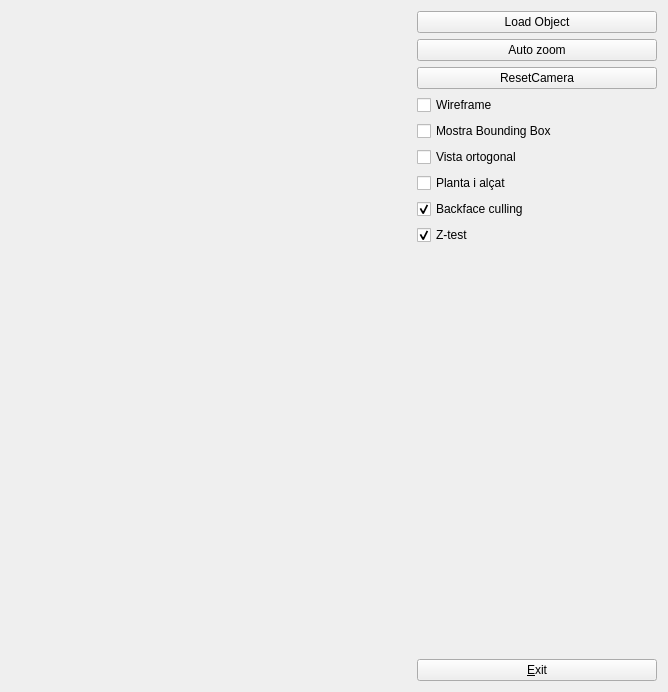
<?xml version="1.0" encoding="UTF-8"?>
<ui version="4.0">
 <class>Principal</class>
 <widget class="QWidget" name="Principal">
  <property name="geometry">
   <rect>
    <x>0</x>
    <y>0</y>
    <width>666</width>
    <height>692</height>
   </rect>
  </property>
  <property name="windowTitle">
   <string>Principal</string>
  </property>
  <layout class="QHBoxLayout" name="horizontalLayout_2">
   <item>
    <widget class="GLWidget" name="gLWidget" native="true">
     <property name="sizePolicy">
      <sizepolicy hsizetype="Expanding" vsizetype="Expanding">
       <horstretch>0</horstretch>
       <verstretch>0</verstretch>
      </sizepolicy>
     </property>
     <property name="minimumSize">
      <size>
       <width>400</width>
       <height>400</height>
      </size>
     </property>
    </widget>
   </item>
   <item>
    <layout class="QVBoxLayout" name="verticalLayout">
     <property name="spacing">
      <number>6</number>
     </property>
     <property name="sizeConstraint">
      <enum>QLayout::SetFixedSize</enum>
     </property>
     <item>
      <widget class="QPushButton" name="buttonLoadObject">
       <property name="sizePolicy">
        <sizepolicy hsizetype="Minimum" vsizetype="Fixed">
         <horstretch>0</horstretch>
         <verstretch>0</verstretch>
        </sizepolicy>
       </property>
       <property name="text">
        <string>Load Object</string>
       </property>
      </widget>
     </item>
     <item>
      <widget class="QPushButton" name="buttonAutoZoom">
       <property name="sizePolicy">
        <sizepolicy hsizetype="Minimum" vsizetype="Fixed">
         <horstretch>0</horstretch>
         <verstretch>0</verstretch>
        </sizepolicy>
       </property>
       <property name="text">
        <string>Auto zoom</string>
       </property>
      </widget>
     </item>
     <item>
      <widget class="QPushButton" name="buttonResetCamera">
       <property name="sizePolicy">
        <sizepolicy hsizetype="Minimum" vsizetype="Fixed">
         <horstretch>0</horstretch>
         <verstretch>0</verstretch>
        </sizepolicy>
       </property>
       <property name="text">
        <string>ResetCamera</string>
       </property>
      </widget>
     </item>
     <item>
      <widget class="QCheckBox" name="cbWireframe">
       <property name="sizePolicy">
        <sizepolicy hsizetype="Fixed" vsizetype="Fixed">
         <horstretch>0</horstretch>
         <verstretch>0</verstretch>
        </sizepolicy>
       </property>
       <property name="text">
        <string>Wireframe</string>
       </property>
      </widget>
     </item>
     <item>
      <widget class="QCheckBox" name="mostraBB">
       <property name="sizePolicy">
        <sizepolicy hsizetype="Fixed" vsizetype="Fixed">
         <horstretch>0</horstretch>
         <verstretch>0</verstretch>
        </sizepolicy>
       </property>
       <property name="text">
        <string>Mostra Bounding Box</string>
       </property>
      </widget>
     </item>
     <item>
      <widget class="QCheckBox" name="cbOrtogonal">
       <property name="sizePolicy">
        <sizepolicy hsizetype="Fixed" vsizetype="Fixed">
         <horstretch>0</horstretch>
         <verstretch>0</verstretch>
        </sizepolicy>
       </property>
       <property name="text">
        <string>Vista ortogonal</string>
       </property>
      </widget>
     </item>
     <item>
      <widget class="QCheckBox" name="checkPlantaAlcat">
       <property name="sizePolicy">
        <sizepolicy hsizetype="Fixed" vsizetype="Fixed">
         <horstretch>0</horstretch>
         <verstretch>0</verstretch>
        </sizepolicy>
       </property>
       <property name="text">
        <string>Planta i alçat</string>
       </property>
      </widget>
     </item>
     <item>
      <widget class="QCheckBox" name="checkCulling">
       <property name="text">
        <string>Backface culling</string>
       </property>
       <property name="checked">
        <bool>true</bool>
       </property>
      </widget>
     </item>
     <item>
      <widget class="QCheckBox" name="checkZtest">
       <property name="text">
        <string>Z-test</string>
       </property>
       <property name="checked">
        <bool>true</bool>
       </property>
      </widget>
     </item>
     <item>
      <widget class="MaterialWidget" name="materialwidget" native="true">
       <property name="sizePolicy">
        <sizepolicy hsizetype="Fixed" vsizetype="Fixed">
         <horstretch>0</horstretch>
         <verstretch>0</verstretch>
        </sizepolicy>
       </property>
       <property name="minimumSize">
        <size>
         <width>240</width>
         <height>200</height>
        </size>
       </property>
      </widget>
     </item>
     <item>
      <widget class="LightWidget" name="lightwidget" native="true">
       <property name="sizePolicy">
        <sizepolicy hsizetype="Fixed" vsizetype="Fixed">
         <horstretch>0</horstretch>
         <verstretch>0</verstretch>
        </sizepolicy>
       </property>
       <property name="minimumSize">
        <size>
         <width>240</width>
         <height>160</height>
        </size>
       </property>
      </widget>
     </item>
     <item>
      <spacer name="verticalSpacer">
       <property name="orientation">
        <enum>Qt::Vertical</enum>
       </property>
       <property name="sizeHint" stdset="0">
        <size>
         <width>20</width>
         <height>40</height>
        </size>
       </property>
      </spacer>
     </item>
     <item>
      <widget class="QPushButton" name="pushButton">
       <property name="sizePolicy">
        <sizepolicy hsizetype="Minimum" vsizetype="Fixed">
         <horstretch>0</horstretch>
         <verstretch>0</verstretch>
        </sizepolicy>
       </property>
       <property name="text">
        <string>&amp;Exit</string>
       </property>
      </widget>
     </item>
    </layout>
   </item>
  </layout>
 </widget>
 <layoutdefault spacing="6" margin="11"/>
 <customwidgets>
  <customwidget>
   <class>GLWidget</class>
   <extends>QWidget</extends>
   <header>glwidget.h</header>
   <container>1</container>
   <slots>
    <slot>LoadObject()</slot>
    <slot>setCameraLight(bool)</slot>
    <slot>LoadCharacter()</slot>
    <slot>setWireframe(bool)</slot>
    <slot>ResetCamera()</slot>
    <slot>setBBRender(bool)</slot>
    <slot>AutoZoom()</slot>
    <slot>OrthoView(bool)</slot>
    <slot>Toogle3D(bool)</slot>
   </slots>
  </customwidget>
  <customwidget>
   <class>MaterialWidget</class>
   <extends>QWidget</extends>
   <header>materialwidget.h</header>
  </customwidget>
  <customwidget>
   <class>LightWidget</class>
   <extends>QWidget</extends>
   <header>lightwidget.h</header>
  </customwidget>
 </customwidgets>
 <resources/>
 <connections>
  <connection>
   <sender>materialwidget</sender>
   <signal>MaterialChange(float*)</signal>
   <receiver>gLWidget</receiver>
   <slot>UpdateMaterial(float*)</slot>
   <hints>
    <hint type="sourcelabel">
     <x>633</x>
     <y>36</y>
    </hint>
    <hint type="destinationlabel">
     <x>372</x>
     <y>172</y>
    </hint>
   </hints>
  </connection>
  <connection>
   <sender>gLWidget</sender>
   <signal>ShowMaterialWidget(float,float,float,float,float,float,float,float,float,float)</signal>
   <receiver>materialwidget</receiver>
   <slot>MakeVisible(float,float,float,float,float,float,float,float,float,float)</slot>
   <hints>
    <hint type="sourcelabel">
     <x>633</x>
     <y>36</y>
    </hint>
    <hint type="destinationlabel">
     <x>372</x>
     <y>172</y>
    </hint>
   </hints>
  </connection>
  <connection>
   <sender>gLWidget</sender>
   <signal>HideMaterialWidget(float*)</signal>
   <receiver>materialwidget</receiver>
   <slot>MakeInvisible(float*)</slot>
   <hints>
    <hint type="sourcelabel">
     <x>633</x>
     <y>36</y>
    </hint>
    <hint type="destinationlabel">
     <x>372</x>
     <y>172</y>
    </hint>
   </hints>
  </connection>
  <connection>
   <sender>lightwidget</sender>
   <signal>LightChange(float*,float*)</signal>
   <receiver>gLWidget</receiver>
   <slot>LightUpdate(float*,float*)</slot>
   <hints>
    <hint type="sourcelabel">
     <x>633</x>
     <y>36</y>
    </hint>
    <hint type="destinationlabel">
     <x>372</x>
     <y>172</y>
    </hint>
   </hints>
  </connection>
  <connection>
   <sender>buttonLoadObject</sender>
   <signal>clicked()</signal>
   <receiver>gLWidget</receiver>
   <slot>LoadObject()</slot>
   <hints>
    <hint type="sourcelabel">
     <x>633</x>
     <y>36</y>
    </hint>
    <hint type="destinationlabel">
     <x>372</x>
     <y>172</y>
    </hint>
   </hints>
  </connection>
  <connection>
   <sender>pushButton</sender>
   <signal>clicked()</signal>
   <receiver>Principal</receiver>
   <slot>close()</slot>
   <hints>
    <hint type="sourcelabel">
     <x>561</x>
     <y>391</y>
    </hint>
    <hint type="destinationlabel">
     <x>643</x>
     <y>306</y>
    </hint>
   </hints>
  </connection>
  <connection>
   <sender>buttonResetCamera</sender>
   <signal>clicked()</signal>
   <receiver>gLWidget</receiver>
   <slot>ResetCamera()</slot>
   <hints>
    <hint type="sourcelabel">
     <x>524</x>
     <y>226</y>
    </hint>
    <hint type="destinationlabel">
     <x>208</x>
     <y>209</y>
    </hint>
   </hints>
  </connection>
  <connection>
   <sender>cbWireframe</sender>
   <signal>toggled(bool)</signal>
   <receiver>gLWidget</receiver>
   <slot>setWireframe(bool)</slot>
   <hints>
    <hint type="sourcelabel">
     <x>524</x>
     <y>223</y>
    </hint>
    <hint type="destinationlabel">
     <x>208</x>
     <y>209</y>
    </hint>
   </hints>
  </connection>
  <connection>
   <sender>checkZtest</sender>
   <signal>toggled(bool)</signal>
   <receiver>gLWidget</receiver>
   <slot>ToogleZtest(bool)</slot>
   <hints>
    <hint type="sourcelabel">
     <x>524</x>
     <y>223</y>
    </hint>
    <hint type="destinationlabel">
     <x>208</x>
     <y>209</y>
    </hint>
   </hints>
  </connection>
  <connection>
   <sender>checkCulling</sender>
   <signal>toggled(bool)</signal>
   <receiver>gLWidget</receiver>
   <slot>ToogleCulling(bool)</slot>
   <hints>
    <hint type="sourcelabel">
     <x>524</x>
     <y>223</y>
    </hint>
    <hint type="destinationlabel">
     <x>208</x>
     <y>209</y>
    </hint>
   </hints>
  </connection>
  <connection>
   <sender>mostraBB</sender>
   <signal>toggled(bool)</signal>
   <receiver>gLWidget</receiver>
   <slot>setBBRender(bool)</slot>
   <hints>
    <hint type="sourcelabel">
     <x>524</x>
     <y>175</y>
    </hint>
    <hint type="destinationlabel">
     <x>208</x>
     <y>209</y>
    </hint>
   </hints>
  </connection>
  <connection>
   <sender>buttonAutoZoom</sender>
   <signal>clicked()</signal>
   <receiver>gLWidget</receiver>
   <slot>AutoZoom()</slot>
   <hints>
    <hint type="sourcelabel">
     <x>524</x>
     <y>56</y>
    </hint>
    <hint type="destinationlabel">
     <x>208</x>
     <y>209</y>
    </hint>
   </hints>
  </connection>
  <connection>
   <sender>cbOrtogonal</sender>
   <signal>toggled(bool)</signal>
   <receiver>gLWidget</receiver>
   <slot>OrthoView(bool)</slot>
   <hints>
    <hint type="sourcelabel">
     <x>524</x>
     <y>203</y>
    </hint>
    <hint type="destinationlabel">
     <x>208</x>
     <y>209</y>
    </hint>
   </hints>
  </connection>
  <connection>
   <sender>checkPlantaAlcat</sender>
   <signal>toggled(bool)</signal>
   <receiver>gLWidget</receiver>
   <slot>Toogle3D(bool)</slot>
   <hints>
    <hint type="sourcelabel">
     <x>524</x>
     <y>203</y>
    </hint>
    <hint type="destinationlabel">
     <x>208</x>
     <y>209</y>
    </hint>
   </hints>
  </connection>
 </connections>
</ui>
